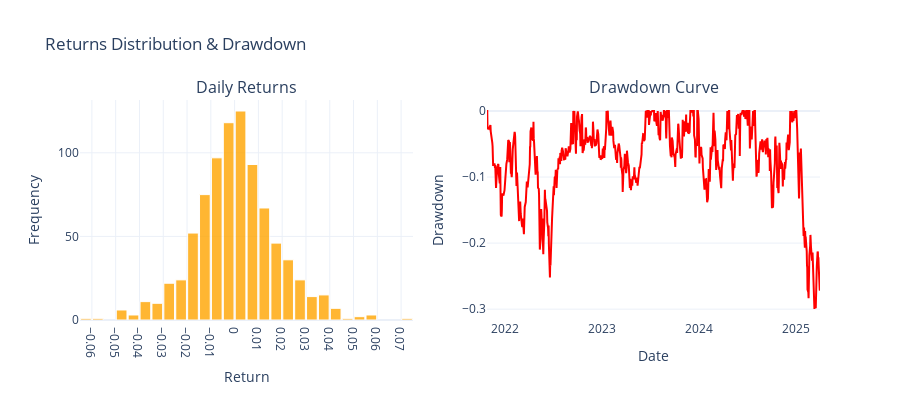

Here is the notebook cell this chart was saved with:
### Code cell
from plotly.subplots import make_subplots
import plotly.graph_objects as go

returns = eq_curve.pct_change().fillna(0)
cum_max = eq_curve.cummax()
drawdown = (eq_curve - cum_max) / cum_max
mean_ret = returns.mean()
median_ret = returns.median()

fig = make_subplots(rows=1, cols=2, subplot_titles=('Daily Returns', 'Drawdown Curve'))
fig.add_trace(
    go.Histogram(
        x=returns,
        nbinsx=50,
        marker_color='orange',
        marker_line_color='white',
        marker_line_width=1,
        opacity=0.8,
        name='Returns'
    ),
    row=1, col=1
)

fig.add_trace(
    go.Scatter(
        x=drawdown.index,
        y=drawdown.values,
        mode='lines',
        line=dict(color='red', width=2),
        name='Drawdown'
    ),
    row=1, col=2
)

fig.update_xaxes(
    title_text='Return',
    row=1, col=1,
    nticks=20,
    showgrid=True
)
fig.update_yaxes(
    title_text='Frequency',
    row=1, col=1,
    showgrid=True
)

fig.update_xaxes(
    title_text='Date',
    row=1, col=2,
    showgrid=False
)
fig.update_yaxes(
    title_text='Drawdown',
    row=1, col=2,
    showgrid=True
)

fig.update_layout(
    title_text='Returns Distribution & Drawdown',
    bargap=0.1,               
    template='plotly_white',
    showlegend=False,
    width=900,
    height=400
)

fig.show()

### Figure 1 — Plotly figure (JSON) as saved in the notebook; plotly's stock layout.template omitted (floating-point values rounded to 4 significant figures; data arrays with more than 128 entries replaced by an {"elided": "..."} marker saying what was removed)
{"data": [{"marker": {"color": "orange", "line": {"color": "white", "width": 1}}, "name": "Returns", "nbinsx": 50, "opacity": 0.8, "type": "histogram", "x": {"elided": "854 float values"}, "xaxis": "x", "yaxis": "y"}, {"line": {"color": "red", "width": 2}, "mode": "lines", "name": "Drawdown", "type": "scatter", "x": {"elided": "854 str values"}, "xaxis": "x2", "y": {"elided": "854 float values"}, "yaxis": "y2"}], "layout": {"annotations": [{"font": {"size": 16}, "showarrow": false, "text": "Daily Returns", "x": 0.225, "xanchor": "center", "xref": "paper", "y": 1, "yanchor": "bottom", "yref": "paper"}, {"font": {"size": 16}, "showarrow": false, "text": "Drawdown Curve", "x": 0.775, "xanchor": "center", "xref": "paper", "y": 1, "yanchor": "bottom", "yref": "paper"}], "bargap": 0.1, "height": 400, "showlegend": false, "title": {"text": "Returns Distribution & Drawdown"}, "width": 900, "xaxis": {"anchor": "y", "domain": [0, 0.45], "nticks": 20, "showgrid": true, "title": {"text": "Return"}}, "xaxis2": {"anchor": "y2", "domain": [0.55, 1], "showgrid": false, "title": {"text": "Date"}}, "yaxis": {"anchor": "x", "domain": [0, 1], "showgrid": true, "title": {"text": "Frequency"}}, "yaxis2": {"anchor": "x2", "domain": [0, 1], "showgrid": true, "title": {"text": "Drawdown"}}}}
